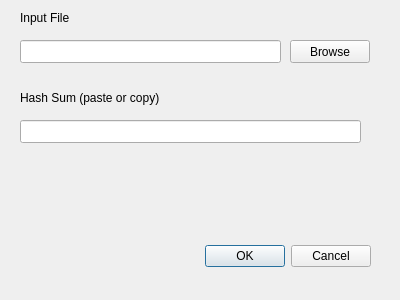
<?xml version="1.0" encoding="UTF-8"?>
<ui version="4.0">
 <class>Dialog</class>
 <widget class="QDialog" name="Dialog">
  <property name="geometry">
   <rect>
    <x>0</x>
    <y>0</y>
    <width>400</width>
    <height>300</height>
   </rect>
  </property>
  <property name="windowTitle">
   <string>Hash Sum Verification</string>
  </property>
  <widget class="QDialogButtonBox" name="buttonBox">
   <property name="geometry">
    <rect>
     <x>30</x>
     <y>240</y>
     <width>341</width>
     <height>32</height>
    </rect>
   </property>
   <property name="orientation">
    <enum>Qt::Horizontal</enum>
   </property>
   <property name="standardButtons">
    <set>QDialogButtonBox::Cancel|QDialogButtonBox::Ok</set>
   </property>
  </widget>
  <widget class="QPushButton" name="browseButton">
   <property name="geometry">
    <rect>
     <x>290</x>
     <y>40</y>
     <width>80</width>
     <height>23</height>
    </rect>
   </property>
   <property name="toolTip">
    <string>Browse for file</string>
   </property>
   <property name="text">
    <string>Browse</string>
   </property>
  </widget>
  <widget class="QLineEdit" name="lineEdit">
   <property name="geometry">
    <rect>
     <x>20</x>
     <y>40</y>
     <width>261</width>
     <height>23</height>
    </rect>
   </property>
  </widget>
  <widget class="QLabel" name="label">
   <property name="geometry">
    <rect>
     <x>20</x>
     <y>10</y>
     <width>71</width>
     <height>16</height>
    </rect>
   </property>
   <property name="text">
    <string>Input File</string>
   </property>
  </widget>
  <widget class="QLabel" name="label_2">
   <property name="geometry">
    <rect>
     <x>20</x>
     <y>90</y>
     <width>231</width>
     <height>16</height>
    </rect>
   </property>
   <property name="text">
    <string>Hash Sum (paste or copy)</string>
   </property>
  </widget>
  <widget class="QLineEdit" name="lineEdit_2">
   <property name="geometry">
    <rect>
     <x>20</x>
     <y>120</y>
     <width>341</width>
     <height>23</height>
    </rect>
   </property>
  </widget>
 </widget>
 <resources/>
 <connections>
  <connection>
   <sender>buttonBox</sender>
   <signal>accepted()</signal>
   <receiver>Dialog</receiver>
   <slot>accept()</slot>
   <hints>
    <hint type="sourcelabel">
     <x>248</x>
     <y>254</y>
    </hint>
    <hint type="destinationlabel">
     <x>157</x>
     <y>274</y>
    </hint>
   </hints>
  </connection>
  <connection>
   <sender>buttonBox</sender>
   <signal>rejected()</signal>
   <receiver>Dialog</receiver>
   <slot>reject()</slot>
   <hints>
    <hint type="sourcelabel">
     <x>316</x>
     <y>260</y>
    </hint>
    <hint type="destinationlabel">
     <x>286</x>
     <y>274</y>
    </hint>
   </hints>
  </connection>
 </connections>
</ui>
